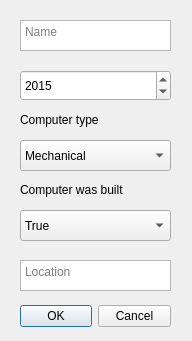
<?xml version="1.0" encoding="UTF-8"?>
<ui version="4.0">
 <class>Dialog</class>
 <widget class="QDialog" name="Dialog">
  <property name="geometry">
   <rect>
    <x>0</x>
    <y>0</y>
    <width>192</width>
    <height>341</height>
   </rect>
  </property>
  <property name="windowTitle">
   <string>Edit Computer</string>
  </property>
  <widget class="QDialogButtonBox" name="buttonBox">
   <property name="geometry">
    <rect>
     <x>20</x>
     <y>300</y>
     <width>151</width>
     <height>32</height>
    </rect>
   </property>
   <property name="cursor">
    <cursorShape>PointingHandCursor</cursorShape>
   </property>
   <property name="focusPolicy">
    <enum>Qt::NoFocus</enum>
   </property>
   <property name="orientation">
    <enum>Qt::Horizontal</enum>
   </property>
   <property name="standardButtons">
    <set>QDialogButtonBox::Cancel|QDialogButtonBox::Ok</set>
   </property>
  </widget>
  <widget class="QPlainTextEdit" name="field1">
   <property name="geometry">
    <rect>
     <x>20</x>
     <y>20</y>
     <width>151</width>
     <height>31</height>
    </rect>
   </property>
   <property name="focusPolicy">
    <enum>Qt::StrongFocus</enum>
   </property>
   <property name="inputMethodHints">
    <set>Qt::ImhNone</set>
   </property>
   <property name="tabChangesFocus">
    <bool>true</bool>
   </property>
   <property name="placeholderText">
    <string>Name</string>
   </property>
  </widget>
  <widget class="QPlainTextEdit" name="field5">
   <property name="geometry">
    <rect>
     <x>20</x>
     <y>260</y>
     <width>151</width>
     <height>31</height>
    </rect>
   </property>
   <property name="focusPolicy">
    <enum>Qt::StrongFocus</enum>
   </property>
   <property name="inputMethodHints">
    <set>Qt::ImhNone</set>
   </property>
   <property name="tabChangesFocus">
    <bool>true</bool>
   </property>
   <property name="placeholderText">
    <string>Location</string>
   </property>
  </widget>
  <widget class="QComboBox" name="field4">
   <property name="geometry">
    <rect>
     <x>20</x>
     <y>210</y>
     <width>151</width>
     <height>31</height>
    </rect>
   </property>
   <item>
    <property name="text">
     <string>True</string>
    </property>
   </item>
   <item>
    <property name="text">
     <string>False</string>
    </property>
   </item>
  </widget>
  <widget class="QDateEdit" name="field2">
   <property name="geometry">
    <rect>
     <x>20</x>
     <y>70</y>
     <width>151</width>
     <height>31</height>
    </rect>
   </property>
   <property name="dateTime">
    <datetime>
     <hour>0</hour>
     <minute>0</minute>
     <second>0</second>
     <year>2015</year>
     <month>12</month>
     <day>16</day>
    </datetime>
   </property>
   <property name="currentSection">
    <enum>QDateTimeEdit::YearSection</enum>
   </property>
   <property name="displayFormat">
    <string>yyyy</string>
   </property>
  </widget>
  <widget class="QComboBox" name="field3">
   <property name="geometry">
    <rect>
     <x>20</x>
     <y>140</y>
     <width>151</width>
     <height>31</height>
    </rect>
   </property>
   <item>
    <property name="text">
     <string>Mechanical</string>
    </property>
   </item>
   <item>
    <property name="text">
     <string>Transistor</string>
    </property>
   </item>
   <item>
    <property name="text">
     <string>Computer</string>
    </property>
   </item>
  </widget>
  <widget class="QLabel" name="label">
   <property name="geometry">
    <rect>
     <x>20</x>
     <y>180</y>
     <width>151</width>
     <height>20</height>
    </rect>
   </property>
   <property name="text">
    <string>Computer was built</string>
   </property>
  </widget>
  <widget class="QLabel" name="label_2">
   <property name="geometry">
    <rect>
     <x>20</x>
     <y>110</y>
     <width>151</width>
     <height>20</height>
    </rect>
   </property>
   <property name="text">
    <string>Computer type</string>
   </property>
  </widget>
 </widget>
 <resources/>
 <connections>
  <connection>
   <sender>buttonBox</sender>
   <signal>accepted()</signal>
   <receiver>Dialog</receiver>
   <slot>accept()</slot>
   <hints>
    <hint type="sourcelabel">
     <x>248</x>
     <y>254</y>
    </hint>
    <hint type="destinationlabel">
     <x>157</x>
     <y>274</y>
    </hint>
   </hints>
  </connection>
  <connection>
   <sender>buttonBox</sender>
   <signal>rejected()</signal>
   <receiver>Dialog</receiver>
   <slot>reject()</slot>
   <hints>
    <hint type="sourcelabel">
     <x>316</x>
     <y>260</y>
    </hint>
    <hint type="destinationlabel">
     <x>286</x>
     <y>274</y>
    </hint>
   </hints>
  </connection>
 </connections>
</ui>
